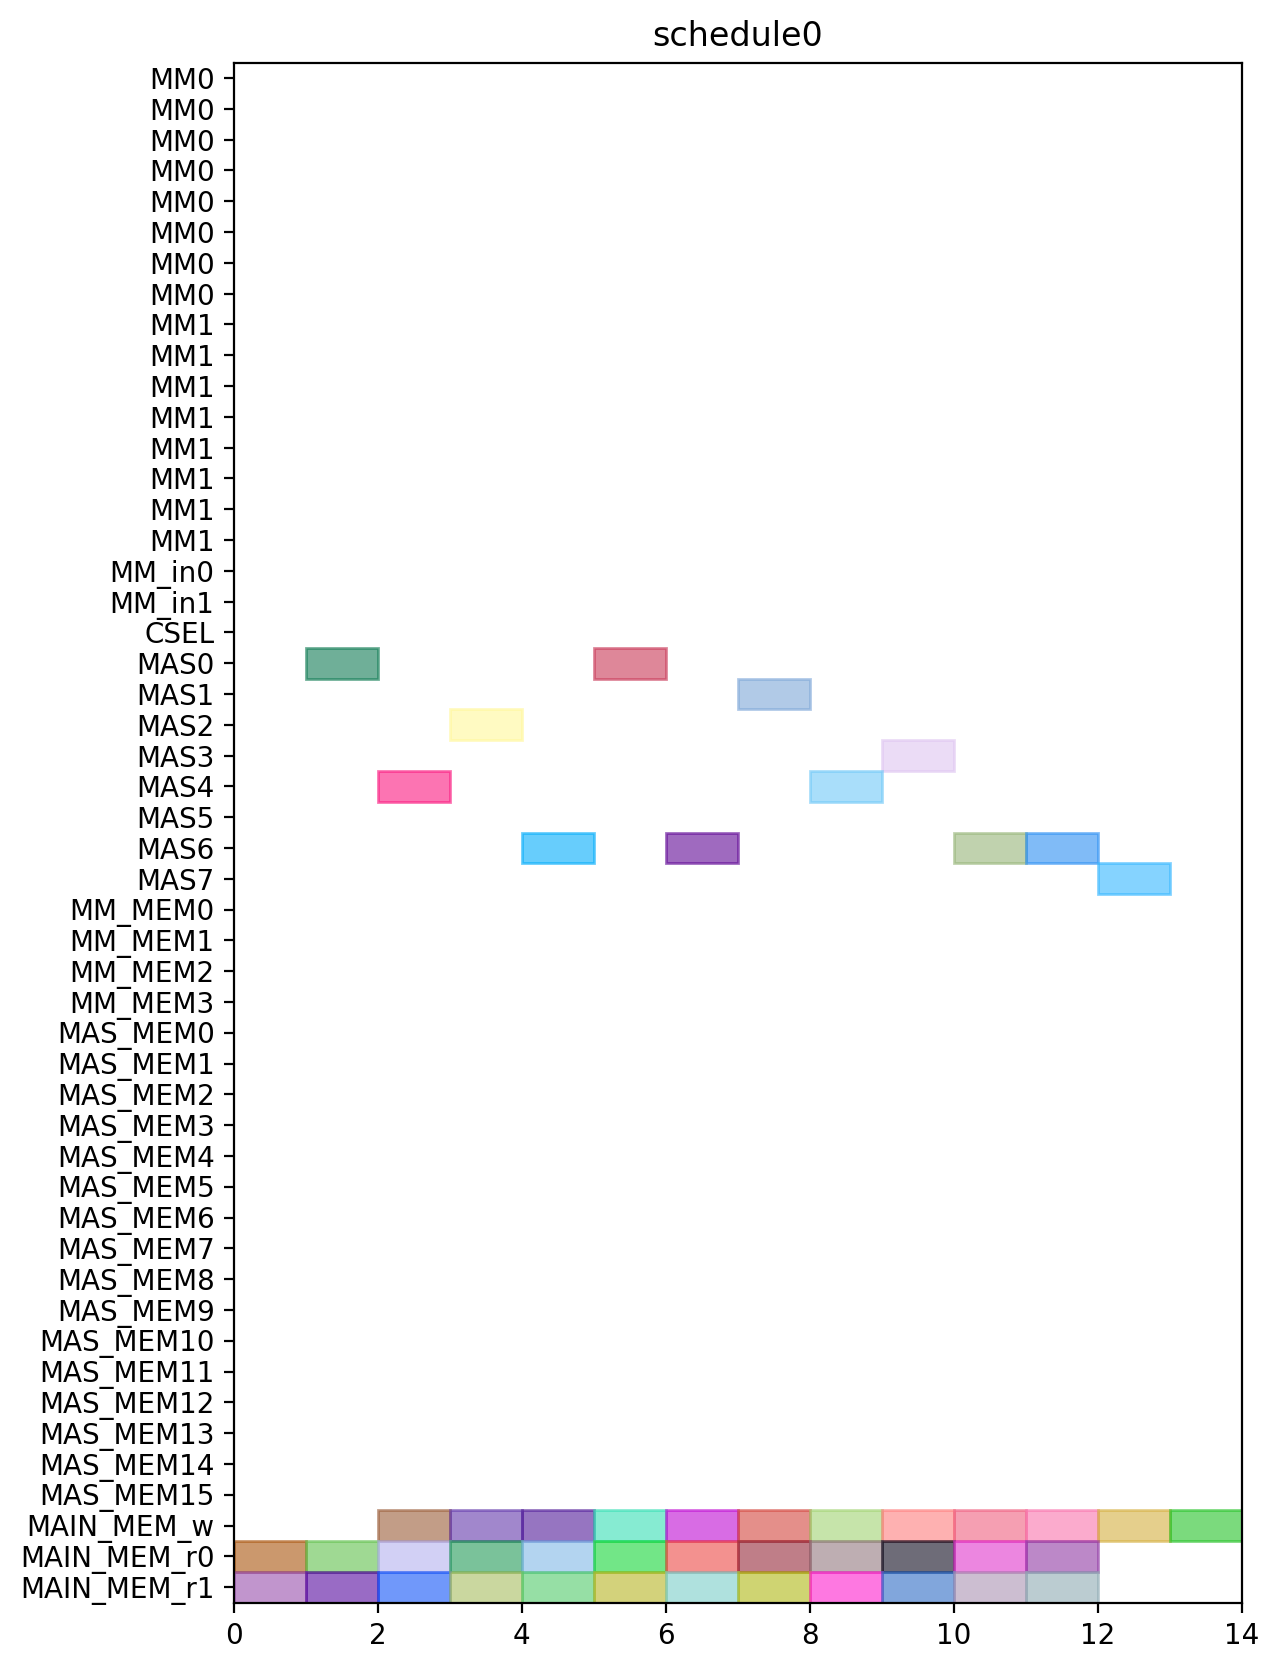

Write Python code to recreate this figure.
from pyschedule import Scenario, solvers, plotters, alt


def solve():
	horizon = 120
	S = Scenario("schedule0", horizon=horizon)

	# resource
	MM = S.Resources('MM', num=2, size=8)
	MM_in = S.Resources('MM_in', num=2)
	CSEL = S.Resource('CSEL')
	MAS = S.Resources('MAS', num=8, size=1, periods=range(1, horizon))
	MM_MEM = S.Resources('MM_MEM', num=4)
	MAS_MEM = S.Resources('MAS_MEM', num=16)
	MAIN_MEM_w = S.Resource('MAIN_MEM_w', size=1)
	MAIN_MEM_r = S.Resources('MAIN_MEM_r', num=2)

	# result of previous scheduling

	# new tasks
	c000 = S.Task('c000', length=1, delay_cost=1)
	c000 += alt(MAS)
	S += 0<c000

	c000_w = S.Task('c000_w', length=1, delay_cost=1)
	c000_w += alt(MAIN_MEM_w)
	S += c000 <= c000_w

	c000_mem0 = S.Task('c000_mem0', length=1, delay_cost=1)
	c000_mem0 += MAIN_MEM_r[0]
	S += c000_mem0 <= c000

	c000_mem1 = S.Task('c000_mem1', length=1, delay_cost=1)
	c000_mem1 += MAIN_MEM_r[1]
	S += c000_mem1 <= c000

	c001 = S.Task('c001', length=1, delay_cost=1)
	c001 += alt(MAS)
	S += 0<c001

	c001_w = S.Task('c001_w', length=1, delay_cost=1)
	c001_w += alt(MAIN_MEM_w)
	S += c001 <= c001_w

	c001_mem0 = S.Task('c001_mem0', length=1, delay_cost=1)
	c001_mem0 += MAIN_MEM_r[0]
	S += c001_mem0 <= c001

	c001_mem1 = S.Task('c001_mem1', length=1, delay_cost=1)
	c001_mem1 += MAIN_MEM_r[1]
	S += c001_mem1 <= c001

	c010 = S.Task('c010', length=1, delay_cost=1)
	c010 += alt(MAS)
	S += 0<c010

	c010_w = S.Task('c010_w', length=1, delay_cost=1)
	c010_w += alt(MAIN_MEM_w)
	S += c010 <= c010_w

	c010_mem0 = S.Task('c010_mem0', length=1, delay_cost=1)
	c010_mem0 += MAIN_MEM_r[0]
	S += c010_mem0 <= c010

	c010_mem1 = S.Task('c010_mem1', length=1, delay_cost=1)
	c010_mem1 += MAIN_MEM_r[1]
	S += c010_mem1 <= c010

	c011 = S.Task('c011', length=1, delay_cost=1)
	c011 += alt(MAS)
	S += 0<c011

	c011_w = S.Task('c011_w', length=1, delay_cost=1)
	c011_w += alt(MAIN_MEM_w)
	S += c011 <= c011_w

	c011_mem0 = S.Task('c011_mem0', length=1, delay_cost=1)
	c011_mem0 += MAIN_MEM_r[0]
	S += c011_mem0 <= c011

	c011_mem1 = S.Task('c011_mem1', length=1, delay_cost=1)
	c011_mem1 += MAIN_MEM_r[1]
	S += c011_mem1 <= c011

	c100 = S.Task('c100', length=1, delay_cost=1)
	c100 += alt(MAS)
	S += 0<c100

	c100_w = S.Task('c100_w', length=1, delay_cost=1)
	c100_w += alt(MAIN_MEM_w)
	S += c100 <= c100_w

	c100_mem0 = S.Task('c100_mem0', length=1, delay_cost=1)
	c100_mem0 += MAIN_MEM_r[0]
	S += c100_mem0 <= c100

	c100_mem1 = S.Task('c100_mem1', length=1, delay_cost=1)
	c100_mem1 += MAIN_MEM_r[1]
	S += c100_mem1 <= c100

	c101 = S.Task('c101', length=1, delay_cost=1)
	c101 += alt(MAS)
	S += 0<c101

	c101_w = S.Task('c101_w', length=1, delay_cost=1)
	c101_w += alt(MAIN_MEM_w)
	S += c101 <= c101_w

	c101_mem0 = S.Task('c101_mem0', length=1, delay_cost=1)
	c101_mem0 += MAIN_MEM_r[0]
	S += c101_mem0 <= c101

	c101_mem1 = S.Task('c101_mem1', length=1, delay_cost=1)
	c101_mem1 += MAIN_MEM_r[1]
	S += c101_mem1 <= c101

	c110 = S.Task('c110', length=1, delay_cost=1)
	c110 += alt(MAS)
	S += 0<c110

	c110_w = S.Task('c110_w', length=1, delay_cost=1)
	c110_w += alt(MAIN_MEM_w)
	S += c110 <= c110_w

	c110_mem0 = S.Task('c110_mem0', length=1, delay_cost=1)
	c110_mem0 += MAIN_MEM_r[0]
	S += c110_mem0 <= c110

	c110_mem1 = S.Task('c110_mem1', length=1, delay_cost=1)
	c110_mem1 += MAIN_MEM_r[1]
	S += c110_mem1 <= c110

	c111 = S.Task('c111', length=1, delay_cost=1)
	c111 += alt(MAS)
	S += 0<c111

	c111_w = S.Task('c111_w', length=1, delay_cost=1)
	c111_w += alt(MAIN_MEM_w)
	S += c111 <= c111_w

	c111_mem0 = S.Task('c111_mem0', length=1, delay_cost=1)
	c111_mem0 += MAIN_MEM_r[0]
	S += c111_mem0 <= c111

	c111_mem1 = S.Task('c111_mem1', length=1, delay_cost=1)
	c111_mem1 += MAIN_MEM_r[1]
	S += c111_mem1 <= c111

	c200 = S.Task('c200', length=1, delay_cost=1)
	c200 += alt(MAS)
	S += 0<c200

	c200_w = S.Task('c200_w', length=1, delay_cost=1)
	c200_w += alt(MAIN_MEM_w)
	S += c200 <= c200_w

	c200_mem0 = S.Task('c200_mem0', length=1, delay_cost=1)
	c200_mem0 += MAIN_MEM_r[0]
	S += c200_mem0 <= c200

	c200_mem1 = S.Task('c200_mem1', length=1, delay_cost=1)
	c200_mem1 += MAIN_MEM_r[1]
	S += c200_mem1 <= c200

	c201 = S.Task('c201', length=1, delay_cost=1)
	c201 += alt(MAS)
	S += 0<c201

	c201_w = S.Task('c201_w', length=1, delay_cost=1)
	c201_w += alt(MAIN_MEM_w)
	S += c201 <= c201_w

	c201_mem0 = S.Task('c201_mem0', length=1, delay_cost=1)
	c201_mem0 += MAIN_MEM_r[0]
	S += c201_mem0 <= c201

	c201_mem1 = S.Task('c201_mem1', length=1, delay_cost=1)
	c201_mem1 += MAIN_MEM_r[1]
	S += c201_mem1 <= c201

	c210 = S.Task('c210', length=1, delay_cost=1)
	c210 += alt(MAS)
	S += 0<c210

	c210_w = S.Task('c210_w', length=1, delay_cost=1)
	c210_w += alt(MAIN_MEM_w)
	S += c210 <= c210_w

	c210_mem0 = S.Task('c210_mem0', length=1, delay_cost=1)
	c210_mem0 += MAIN_MEM_r[0]
	S += c210_mem0 <= c210

	c210_mem1 = S.Task('c210_mem1', length=1, delay_cost=1)
	c210_mem1 += MAIN_MEM_r[1]
	S += c210_mem1 <= c210

	c211 = S.Task('c211', length=1, delay_cost=1)
	c211 += alt(MAS)
	S += 0<c211

	c211_w = S.Task('c211_w', length=1, delay_cost=1)
	c211_w += alt(MAIN_MEM_w)
	S += c211 <= c211_w

	c211_mem0 = S.Task('c211_mem0', length=1, delay_cost=1)
	c211_mem0 += MAIN_MEM_r[0]
	S += c211_mem0 <= c211

	c211_mem1 = S.Task('c211_mem1', length=1, delay_cost=1)
	c211_mem1 += MAIN_MEM_r[1]
	S += c211_mem1 <= c211

	solvers.mip.solve(S,msg=1,kind='CPLEX',ratio_gap=1.01)

	solution = [['hoge']*len(S.solution()[1]) for i in range(len(S.solution()))]
	for i in range(len(S.solution())):
		for j in range(len(S.solution()[i])):
			solution[i][j]=str(S.solution()[i][j])
	print(solution)

	cycles = int(solution[-1][3])

	pic_file_name = "/home/mfukuda/ABE/multiRAM_multiMAS_16mux/scheduling_result/stage8MM2_stage1MAS8/CONJ/schedule0.png"
	if(S.solution() != []):
		plotters.matplotlib.plot(S,img_filename=pic_file_name, show_task_labels=False, fig_size=(cycles*0.25+3, 10))

	return solution
